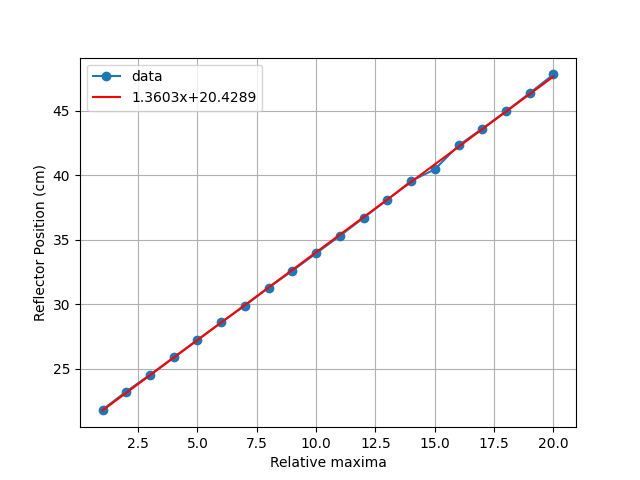

Generate this figure with Python:
import numpy as np
import matplotlib.pyplot as plt
import mm1

f=mm1.readfile("mi.txt",1)
f=mm1.transpose(f)
a,b=np.polyfit(f[0],f[-1],1)
print(a,b)
fit=[]
for i in range(len(f[0])):
	fit.append(a*f[0][i]+b)
plt.plot(f[0],f[-1],'o-',label='data')
plt.plot(f[0],fit,'r-',label=str(round(a,4))+'x+'+str(round(b,4)))
plt.xlabel("Relative maxima")
plt.ylabel("Reflector Position (cm)")
plt.grid()
plt.legend()
plt.show()
